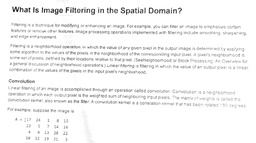
#> input picture salida.jpg, 256 x 143 px, shrunk from 1482 x 829 before the run
$ python Adaptative_Th.py
#> lines starting #> are read from the running program, lines starting #| are printed output that depends on the picture; after the words box and inside, x2 and y2 are one past the last pixel; in counts of white or black regions, pixels touching at a corner belong together
import cv2
import numpy as np
from matplotlib import pyplot as plt

# C = 20
# B = 1.02
filename = "salida.jpg"

def mean(i,j,row,col,rang):
	lin = rang
	arriba =  i-lin
	abajo =   i+lin
	isq =	j-lin
	der = 	j+lin
	if arriba < 0:
		arriba = 0
	if abajo > row:
		abajo = row-1
	if isq < 0:
		isq = 0
	if der > col:
		der = col-1
	total = 4*lin*lin
	subimg = tmp[arriba:abajo,isq:der]
	suma = np.sum(subimg)
	return suma/total

def adap_th(img,row,col,constante,rango):
	for i in range (row):
	    for j in range(cols):
	    	value = mean(i,j,row,cols,rango)
	    	value = value - constante # assure the darknest colors to 0
	    	if img[i,j]>value:
	    		img[i,j]= 255
	    	else:
	    		img[i,j]= 0


img = cv2.imread(filename)
#> img is the input picture: shape (143, 256, 3); min 0, max 255, mean 243.7
img1 = cv2.cvtColor(img,cv2.COLOR_BGR2GRAY)
tmp = img1.copy()
img2 = img1.copy()
img3= img1.copy()
img4= img1.copy()
row,cols = img1.shape
#> row = 143; cols = 256

adap_th(img1,row,cols,5,10)
#> the loop in adap_th, `for i in range (row):` made 143 passes
#> after the loop in adap_th, `for i in range (row):`:
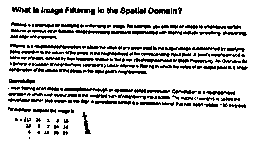
#> img: shape (143, 256); 82.3% white; black in thin lines or dots, all inside (x1, y1, x2, y2) = (8, 7, 248, 139)
adap_th(img2,row,cols,10,10)
#> call 2 of adap_th, with row = 143, col = 256, constante = 10, rango = 10
#> after the loop in adap_th (call 2), `for i in range (row):`:
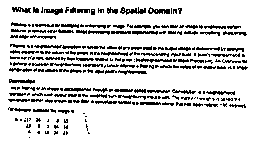
#> img: shape (143, 256); 84% white; black in thin lines or dots, all inside (x1, y1, x2, y2) = (8, 7, 248, 138)
adap_th(img3,row,cols,20,10)
#> call 3 of adap_th, with row = 143, col = 256, constante = 20, rango = 10
#> after the loop in adap_th (call 3), `for i in range (row):`:
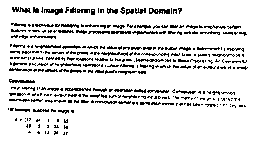
#> img: shape (143, 256); 87.1% white; black in thin lines or dots, all inside (x1, y1, x2, y2) = (8, 7, 248, 135)
adap_th(img4,row,cols,30,10)
#> call 4 of adap_th, with row = 143, col = 256, constante = 30, rango = 10
#> after the loop in adap_th (call 4), `for i in range (row):`:
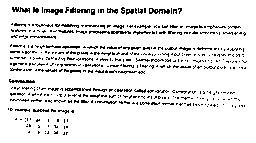
#> img: shape (143, 256); 90% white; black in thin lines or dots, all inside (x1, y1, x2, y2) = (8, 7, 247, 135)


f, axarr = plt.subplots(2,2)
axarr[0,0].imshow(cv2.cvtColor(img1, cv2.COLOR_GRAY2RGB))
axarr[0,0].set_title("Th C=5, rango 10")
axarr[0,1].imshow(cv2.cvtColor(img2, cv2.COLOR_GRAY2RGB))
axarr[0,1].set_title("Th C=10, rango 10")
axarr[1,0].imshow(cv2.cvtColor(img3, cv2.COLOR_GRAY2RGB))
axarr[1,0].set_title("Th C=20, rango 10")
axarr[1,1].imshow(cv2.cvtColor(img4, cv2.COLOR_GRAY2RGB))
axarr[1,1].set_title("Th C=30, rango 10")
plt.show()
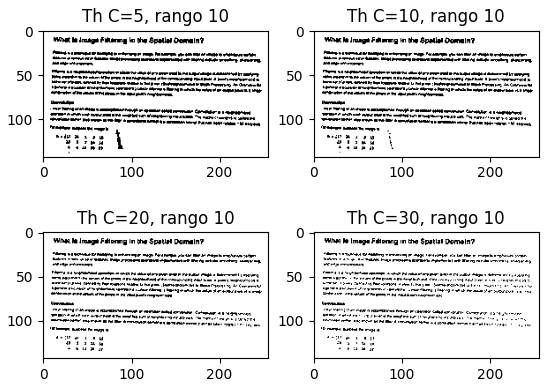
#> figure drawn by matplotlib, 4 panels

# [5 lines of commented-out code are left out]

$ run again, with Adap_Theshopaper6.jpg copied over salida.jpg
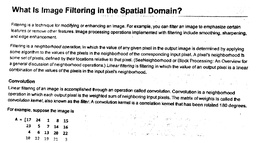
#> input picture Adap_Theshopaper6.jpg, 256 x 143 px, shrunk from 1483 x 829 before the run
#> img is the input picture: shape (143, 256, 3); min 0, max 255, mean 228.3
#> the loop in adap_th, `for i in range (row):` made 143 passes
#> after the loop in adap_th, `for i in range (row):`:
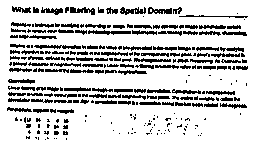
#> img: shape (143, 256); 79.7% white; black in thin lines or dots, all inside (x1, y1, x2, y2) = (7, 6, 248, 140)
#> `plt.show()`:
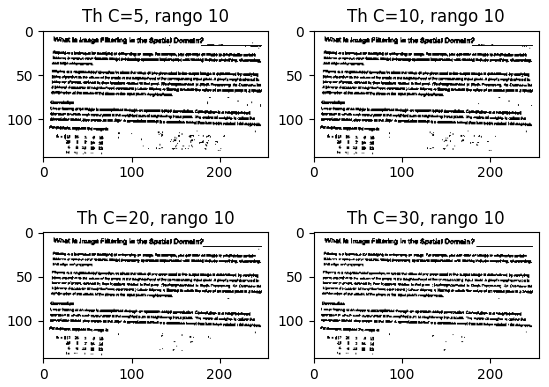
#> figure drawn by matplotlib, 4 panels
